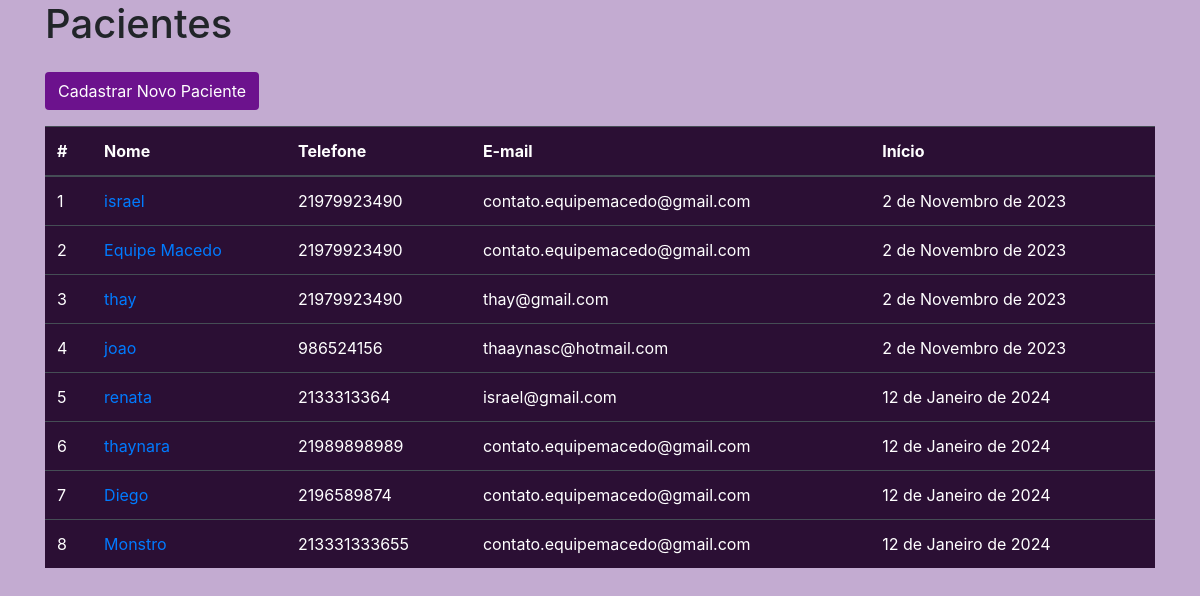
Page /painel/ on the committed database.
### plano/models.py (models this page shows, shortened)
class Base(models.Model):
    criado = models.DateField('Criação', auto_now_add=True)
    modificado = models.DateField('Atualização', auto_now=True)
    ativo = models.BooleanField('Ativo?', default=True )
    class Meta:
        abstract = True

class Paciente(Base):
    nome = models.CharField('nome', max_length=100)
    telefone = models.CharField('Telefone', max_length=20)
    email = models.EmailField('E-mail')
    nascimento = models.DateField('Data de Nascimento')
    genero = models.CharField('Genero', max_length=100)

### plano/views.py (the view)
# urls.py: path('painel/', painel, name = 'painel'),
def painel(request):
    pacientes = Paciente.objects.all()
    context={
        'pacientes': pacientes
    }
    return render(request, 'painel.html',context)

### plano/templates/painel.html (shortened to what this page needs)
{% load static %}
<!DOCTYPE html>
<html lang="pt-br">
<head>
    <link rel="stylesheet" href="https://maxcdn.bootstrapcdn.com/bootstrap/4.5.2/css/bootstrap.min.css">
    <link rel="stylesheet" href="{% static 'css/style.css' %}">
</head>
<body>
    <div class="container">
        <h1>Pacientes</h1>
        <a class="btn my-3"  href="/cadastro/">Cadastrar Novo Paciente</a>
        <table class="table table-dark">
            <thead>
                <tr>
                    <th scope="col">#</th>
                    <th scope="col">Nome</th>
                    <th scope="col">Telefone</th>
                    <th scope="col">E-mail</th>
                    <th scope="col">Início</th>
                </tr>
            </thead>
            <tbody>
                {% for p in pacientes %}
                    <tr>
                        <td scope="row">{{ p.id }}</td>
                        <td scope="row"><a href="{% url 'paciente' p.id %}">{{ p.nome }}</a></td>
                        <td scope="row">{{ p.telefone }}</td>
                        <td scope="row">{{ p.email }}</td>
                        <td scope="row">{{ p.criado }}</td>
                    </tr>
                {% endfor %}
            </tbody>
        </table>
    </div>
</body>
</html>

### plano/static/css/style.css (style rules this page uses)
body { background-color: #c3abd1 ; }
.btn { margin-top: 10px; background-color: #6c128d; color: white; }
.table { background-color: #2b0f34; }

### rows in the picture
Paciente: id "1", nome "israel", telefone "21979923490", email "contato.equipemacedo@gmail.com", criado "2 de Novembro de 2023"
Paciente: id "2", nome "Equipe Macedo", telefone "21979923490", email "contato.equipemacedo@gmail.com", criado "2 de Novembro de 2023"
Paciente: id "3", nome "thay", telefone "21979923490", email "thay@gmail.com", criado "2 de Novembro de 2023"
Paciente: id "4", nome "joao", telefone "986524156", email "thaaynasc@hotmail.com", criado "2 de Novembro de 2023"
Paciente: id "5", nome "renata", telefone "2133313364", email "israel@gmail.com", criado "12 de Janeiro de 2024"
Paciente: id "6", nome "thaynara", telefone "21989898989", email "contato.equipemacedo@gmail.com", criado "12 de Janeiro de 2024"
Paciente: id "7", nome "Diego", telefone "2196589874", email "contato.equipemacedo@gmail.com", criado "12 de Janeiro de 2024"
Paciente: id "8", nome "Monstro", telefone "213331333655", email "contato.equipemacedo@gmail.com", criado "12 de Janeiro de 2024"
